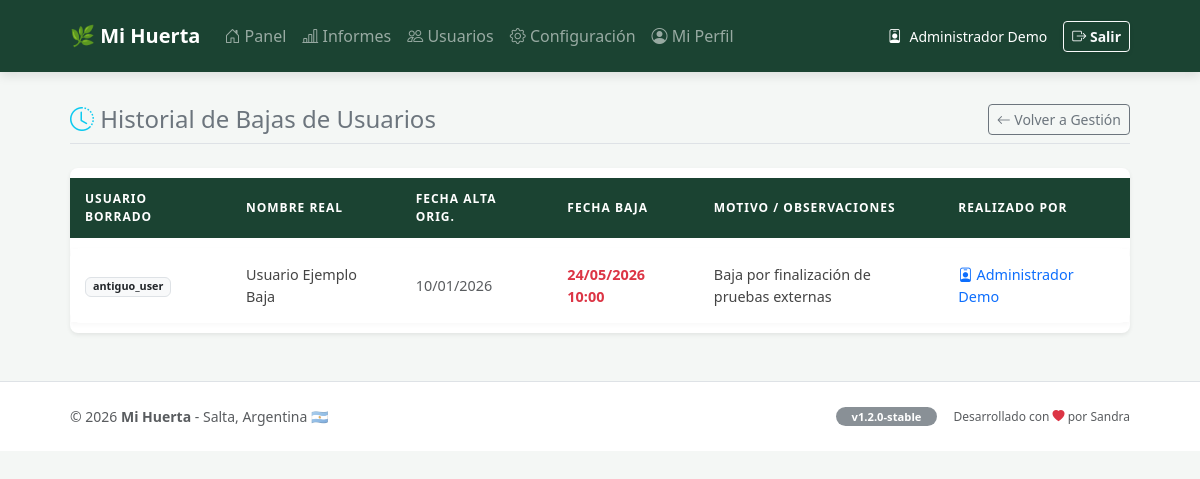
Screenshot of /usuarios_historial.php (signed in) with the database file from the repository.
### tables this page shows
CREATE TABLE `historial_usuarios` (
  `id` int(11) NOT NULL,
  `nombre_usuario` varchar(50) NOT NULL,
  `nombre_real` varchar(100) DEFAULT NULL,
  `observaciones` text DEFAULT NULL,
  `realizado_por` int(11) DEFAULT NULL,
  `fecha_baja` datetime DEFAULT current_timestamp(),
  `fecha_alta_original` date DEFAULT NULL
);

CREATE TABLE `usuarios` (
  `id` int(11) NOT NULL,
  `nombre_usuario` varchar(50) NOT NULL,
  `password` varchar(255) NOT NULL,
  `nombre_real` varchar(100) DEFAULT NULL,
  `id_rol` int(11) NOT NULL,
  `fecha_alta` date DEFAULT curdate()
);

### usuarios_historial.php (the view, shortened to what this page needs)
<?php
include 'conexion.php';
$mi_rol = $_SESSION['id_rol'];
$mi_id = $_SESSION['usuario_id'];
if ($mi_rol == 1) {
    $sql = "SELECT h.*, u.nombre_real AS responsable
            FROM historial_usuarios h
            LEFT JOIN usuarios u ON h.realizado_por = u.id
            ORDER BY h.fecha_baja DESC";
} else {
    $sql = "SELECT h.*, u.nombre_real AS responsable
            FROM historial_usuarios h
            LEFT JOIN usuarios u ON h.realizado_por = u.id
            WHERE h.realizado_por = $mi_id
            ORDER BY h.fecha_baja DESC";
}
$resultado = $conexion->query($sql);
include 'encabezado_pagina.php';
?>
<div class="container mt-4 mb-5">
    <div class="d-flex justify-content-between align-items-center mb-4 pb-2 border-bottom">
        <h4 class="text-secondary m-0 fw-normal">
            <i class="bi bi-clock-history text-info"></i> Historial de Bajas de Usuarios
        </h4>
        <a href="usuarios_gestion.php" class="btn btn-outline-secondary btn-sm">
            <i class="bi bi-arrow-left"></i> Volver a Gestión
        </a>
    </div>
    <div class="card shadow-sm border-0 rounded-3">
        <div class="card-body p-0">
            <div class="table-responsive">
                <table class="table table-hover align-middle mb-0">
                    <thead class="table-dark small">
                        <tr>
                            <th class="ps-4">USUARIO BORRADO</th>
                            <th>NOMBRE REAL</th>
                            <th>FECHA ALTA ORIG.</th>
                            <th>FECHA BAJA</th>
                            <th>MOTIVO / OBSERVACIONES</th>
                            <th class="pe-4">REALIZADO POR</th>
                        </tr>
                    </thead>
                    <tbody class="small">
                        <?php if ($resultado->num_rows > 0): ?>
                            <?php while ($row = $resultado->fetch_assoc()): ?>
                                <tr>
                                    <td class="ps-4">
                                        <span class="badge bg-light text-dark border"><?php echo htmlspecialchars($row['nombre_usuario']); ?></span>
                                    </td>
                                    <td><?php echo htmlspecialchars($row['nombre_real']); ?></td>
                                    <td class="text-muted"><?php echo date('d/m/Y', strtotime($row['fecha_alta_original'])); ?></td>
                                    <td class="text-danger fw-bold"><?php echo date('d/m/Y H:i', strtotime($row['fecha_baja'])); ?></td>
                                    <td class="text-wrap" style="max-width: 250px;"><?php echo htmlspecialchars($row['observaciones']); ?></td>
                                    <td class="pe-4">
                                        <span class="text-primary">
                                            <i class="bi bi-person-badge"></i>
                                            <?php echo $row['responsable'] ? htmlspecialchars($row['responsable']) : '<span class="text-muted">Sistema / Eliminado</span>'; ?>
                                        </span>
                                    </td>
                                </tr>
                            <?php endwhile; ?>
                        <?php endif; ?>
                    </tbody>
                </table>
            </div>
        </div>
    </div>
</div>
<?php include 'pie_pagina.php'; ?>

### css/estilos.css (style rules this page uses)
body { background-color: #f4f7f5; font-family: 'Segoe UI', Roboto, Helvetica, Arial, sans-serif; color: #333; margin: 0; padding: 0; }
.container { max-width: 1100px; margin: 0 auto; padding: 0 20px; }
.card { border: none; border-radius: 12px; box-shadow: 0 4px 15px rgba(0,0,0,0.05); background-color: #ffffff; margin-bottom: 25px; }
.table { border-collapse: separate; border-spacing: 0 10px; }
.table thead th { background-color: #1b4332 !important; border: none; padding: 12px 15px !important; font-size: 0.75rem; font-weight: 700; text-transform: uppercase; letter-spacing: 1px; color: #ffffff !important; vertical-align: middle; }
.table tbody tr { background-color: #ffffff; box-shadow: 0 2px 5px rgba(0,0,0,0.03); transition: all 0.2s ease; }
.table tbody td { border: none; padding: 16px 15px !important; vertical-align: middle; font-size: 0.9rem; color: #444; }
.table td:first-child { border-radius: 12px 0 0 12px; }
.table td:last-child { border-radius: 0 12px 12px 0; }
.table thead th { color: #ffffff !important; vertical-align: middle; }
.text-info { color: #0dcaf0 !important; }

### rows the page displays
historial_usuarios: nombre_usuario "antiguo_user", nombre_real "Usuario Ejemplo Baja", fecha_alta_original "10/01/2026", fecha_baja "24/05/2026 10:00", observaciones "Baja por finalización de pruebas externas", realizado_por.nombre_real "Administrador Demo"

### other values shown
$_SESSION['nombre_real'] "Administrador Demo"
